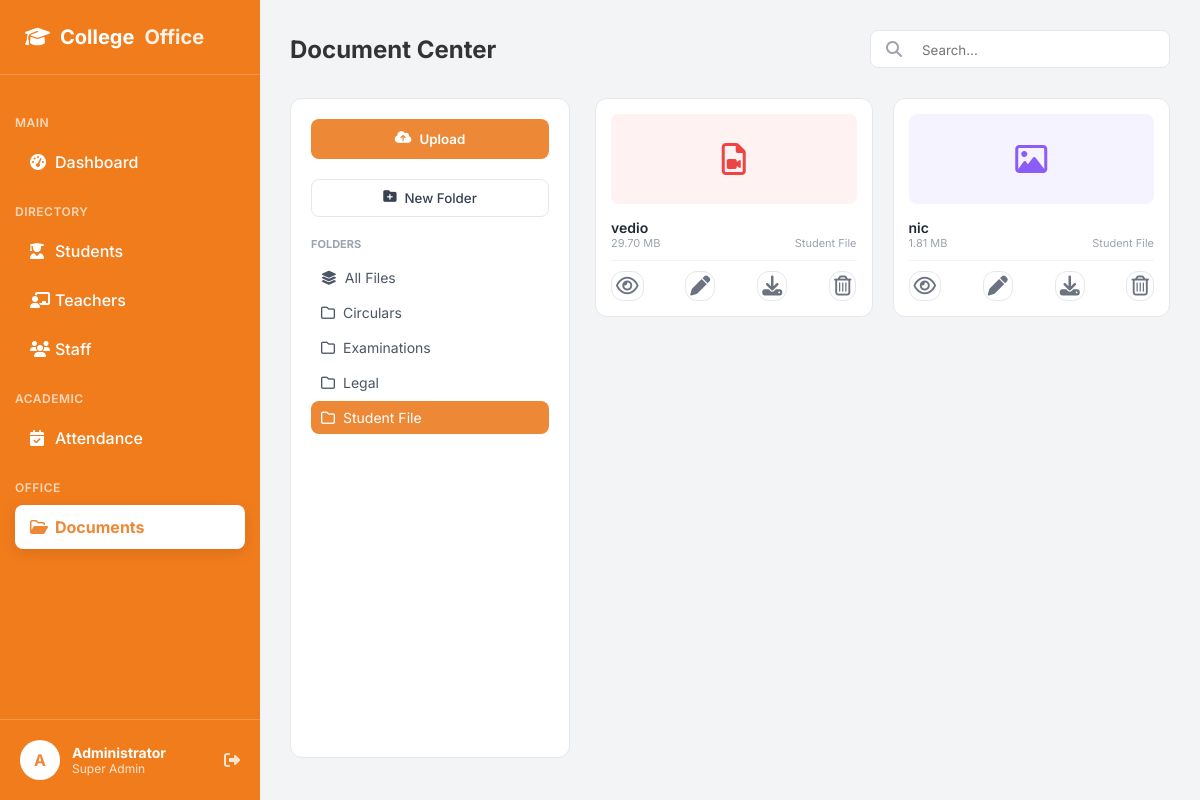
Screenshot of /documents.php?folder=Student File (signed in) with the database file from the repository.
### tables this page shows
CREATE TABLE `categories` (
  `id` int(11) NOT NULL,
  `name` varchar(100) NOT NULL,
  `is_private` tinyint(4) DEFAULT 0
);

CREATE TABLE `documents` (
  `doc_id` int(11) NOT NULL,
  `title` varchar(100) NOT NULL,
  `file_path` varchar(255) NOT NULL,
  `uploaded_by` int(11) DEFAULT NULL,
  `uploaded_at` timestamp NOT NULL DEFAULT current_timestamp(),
  `category` varchar(50) DEFAULT 'General',
  `file_type` varchar(10) DEFAULT NULL,
  `file_size` varchar(20) DEFAULT NULL,
  `is_starred` tinyint(1) DEFAULT 0,
  `student_id` int(11) DEFAULT NULL
);

### documents.php (the view, shortened to what this page needs)
<?php
include 'db_conn.php';
$current_folder = isset($_GET['folder']) ? $_GET['folder'] : 'All';
$search_query = isset($_GET['search']) ? $_GET['search'] : '';
$folder_sql = "SELECT * FROM categories";
$folder_sql .= " ORDER BY name ASC";
$result_folders = mysqli_query($conn, $folder_sql);
$sql_docs = "SELECT * FROM documents WHERE 1=1";
if ($current_folder != 'All') {
    $sql_docs .= " AND category = '$current_folder'";
}
$sql_docs .= " ORDER BY is_starred DESC, doc_id DESC";
$result_docs = mysqli_query($conn, $sql_docs);
?>
<!DOCTYPE html>
<html lang="en">
<head>
    <link rel="stylesheet" href="https://cdnjs.cloudflare.com/ajax/libs/font-awesome/6.4.0/css/all.min.css">
    <link rel="stylesheet" href="dashboard.css">
</head>
<body>
    <div class="dashboard-container">
        <?php $page = 'documents';
        include 'sidebar.php'; ?>
        <main class="main-content">
            <header class="top-header">
                <h2>Document Center</h2>
                <div class="search-bar" style="background:white; padding:8px 15px; border-radius:8px; border:1px solid #E5E7EB; display:flex; align-items:center; width:300px;">
                    <i class="fa-solid fa-magnifying-glass" style="color:#9CA3AF; margin-right:10px;"></i>
                    <form action="" method="GET" style="flex:1;">
                        <input type="text" name="search" placeholder="Search..." value="<?php echo htmlspecialchars($search_query); ?>" style="border:none; outline:none; width:100%;">
                    </form>
                </div>
            </header>
            <div class="doc-layout">
                <aside class="doc-sidebar">
                    <button class="btn-upload" onclick="openModal('uploadModal')"><i class="fa-solid fa-cloud-arrow-up"></i> Upload</button>
                    <button class="btn-new-folder" onclick="openModal('catModal')"><i class="fa-solid fa-folder-plus"></i> New Folder</button>
                    <div>
                        <p style="font-size:11px; font-weight:700; color:#9CA3AF; margin-bottom:10px; text-transform:uppercase;">Folders</p>
                        <ul class="folder-list">
                            <li class="folder-item <?php echo ($current_folder == 'All') ? 'active-item' : ''; ?>">
                                <a href="documents.php" class="folder-link"><i class="fa-solid fa-layer-group"></i> All Files</a>
                            </li>
                            <?php
                            if (mysqli_num_rows($result_folders) > 0) {
                                mysqli_data_seek($result_folders, 0);
                                while ($cat = mysqli_fetch_assoc($result_folders)) {
                                    $cName = $cat['name'];
                                    $isPriv = $cat['is_private'];
                                    $isActive = ($current_folder == $cName) ? 'active-item' : '';
                                    $lock = ($isPriv == 1) ? '<i class="fa-solid fa-lock" style="font-size:10px; opacity:0.5;"></i>' : '';
                                    echo "<li class='folder-item $isActive'>
                                            <a href='documents.php?folder=$cName' class='folder-link'>
                                                <i class='fa-regular fa-folder'></i> $cName $lock
                                            </a>";
                                    echo "</li>";
                                }
                            }
                            ?>
                        </ul>
                    </div>
                </aside>
                <div class="doc-grid">
                    <?php if (mysqli_num_rows($result_docs) > 0): ?>
                        <?php while ($doc = mysqli_fetch_assoc($result_docs)):
                            $ext = strtolower($doc['file_type']);
                            $bg = "type-doc";
                            $icon = "fa-file";
                            if ($ext == 'pdf') {
                                $bg = "type-pdf";
                                $icon = "fa-file-pdf";
                            } elseif (in_array($ext, ['jpg', 'jpeg', 'png', 'gif'])) {
                                $bg = "type-img";
                                $icon = "fa-image";
                            } elseif (in_array($ext, ['mp4', 'webm', 'ogg'])) {
                                $bg = "type-pdf";
                                $icon = "fa-file-video";
                            } elseif (in_array($ext, ['mp3', 'wav'])) {
                                $bg = "type-img";
                                $icon = "fa-file-audio";
                            } elseif ($ext == 'txt') {
                                $bg = "type-doc";
                                $icon = "fa-file-lines";
                            }
                        ?>
                            <div class="file-card">
                                <div class="file-icon-box <?php echo $bg; ?>" onclick="openPreview('<?php echo htmlspecialchars($doc['title'], ENT_QUOTES); ?>', 'uploads/<?php echo $doc['file_path']; ?>', '<?php echo $ext; ?>')">
                                    <i class="fa-regular <?php echo $icon; ?>"></i>
                                </div>
                                <div class="file-name" title="<?php echo $doc['title']; ?>"><?php echo $doc['title']; ?></div>
                                <div class="file-meta"><span><?php echo $doc['file_size']; ?></span><span><?php echo $doc['category']; ?></span></div>
                                <div class="file-actions">
                                    <span class="action-btn" onclick="openPreview('<?php echo htmlspecialchars($doc['title'], ENT_QUOTES); ?>', 'uploads/<?php echo $doc['file_path']; ?>', '<?php echo $ext; ?>')" title="View"><i class="fa-regular fa-eye"></i></span>
                                    <span class="action-btn" onclick="openEditModal('<?php echo $doc['doc_id']; ?>', '<?php echo addslashes($doc['title']); ?>', '<?php echo $doc['category']; ?>')" title="Edit"><i class="fa-solid fa-pen"></i></span>
                                    <a href="uploads/<?php echo $doc['file_path']; ?>" download class="action-btn" title="DL"><i class="fa-solid fa-download"></i></a>
                                    <a href="documents.php?delete_id=<?php echo $doc['doc_id']; ?>&path=<?php echo $doc['file_path']; ?>" class="action-btn" style="color:#EF4444;" onclick="return confirm('Delete?')" title="Del"><i class="fa-regular fa-trash-can"></i></a>
                                </div>
                            </div>
                        <?php endwhile; ?>
                    <?php else: ?>
                        <div style="grid-column:1/-1; text-align:center; padding:50px; color:#9CA3AF;">No files found.</div>
                    <?php endif; ?>
                </div>
            </div>
        </main>
    </div>
</body>
</html>

### dashboard.css (style rules this page uses)
* { margin: 0; padding: 0; box-sizing: border-box; font-family: 'Inter', sans-serif; }
body { background-color: #F3F4F6; color: #333; }
.dashboard-container { display: flex; min-height: 100vh; }
.main-content { margin-left: 260px; flex: 1; padding: 30px; }
.top-header { display: flex; justify-content: space-between; align-items: center; margin-bottom: 30px; }
.top-header h2 { font-size: 24px; font-weight: 700; }
.search-bar { background: white; padding: 10px 15px; border-radius: 8px; display: flex; align-items: center; gap: 10px; border: 1px solid #E5E7EB; width: 300px; }
.search-bar input { border: none; outline: none; width: 100%; color: #4B5563; }
.action-btn { background: white; border: 1px solid #E5E7EB; padding: 20px; border-radius: 12px; cursor: pointer; display: flex; flex-direction: column; align-items: center; gap: 10px; transition: all 0.2s; }
.action-btn i { font-size: 20px; color: #6B7280; }

### documents.php (style rules this page uses)
.doc-layout { display: grid; grid-template-columns: 280px 1fr; gap: 25px; height: calc(100vh - 140px); }
.doc-sidebar { background: white; padding: 20px; border-radius: 12px; border: 1px solid #E5E7EB; display: flex; flex-direction: column; gap: 20px; }
.btn-upload { background: #ED8936; color: white; padding: 12px; border-radius: 8px; border: none; width: 100%; font-weight: 600; cursor: pointer; display: flex; justify-content: center; gap: 8px; }
.btn-new-folder { background: white; border: 1px solid #E5E7EB; color: #374151; padding: 10px; border-radius: 8px; width: 100%; cursor: pointer; font-weight: 500; display: flex; justify-content: center; gap: 8px; }
.folder-list { list-style: none; padding: 0; overflow-y: auto; flex: 1; }
.folder-item { display: flex; align-items: center; justify-content: space-between; padding: 8px 10px; margin-bottom: 2px; border-radius: 8px; transition: 0.2s; }
.folder-item.active-item { background: #ED8936; }
.folder-item.active-item a, .folder-item.active-item i { color: white !important; }
.folder-link { text-decoration: none; color: #4B5563; font-size: 14px; flex: 1; display: flex; align-items: center; gap: 8px; }
.doc-grid { display: grid; grid-template-columns: repeat(auto-fill, minmax(200px, 1fr)); gap: 20px; overflow-y: auto; align-content: start; }
.file-card { background: white; border-radius: 12px; padding: 15px; border: 1px solid #E5E7EB; position: relative; transition: 0.2s; display: flex; flex-direction: column; }
.file-icon-box { height: 90px; background: #F9FAFB; border-radius: 8px; display: flex; align-items: center; justify-content: center; font-size: 32px; margin-bottom: 15px; cursor: pointer; }
.type-pdf { color: #EF4444; background: #FEF2F2; }
.type-img { color: #8B5CF6; background: #F5F3FF; }
.file-name { font-weight: 600; font-size: 14px; color: #1F2937; white-space: nowrap; overflow: hidden; text-overflow: ellipsis; }
.file-meta { font-size: 11px; color: #9CA3AF; margin-bottom: 10px; display: flex; justify-content: space-between; }
.file-actions { display: flex; gap: 5px; border-top: 1px solid #F3F4F6; padding-top: 10px; justify-content: space-between; }
.action-btn { color: #6B7280; font-size: 13px; cursor: pointer; padding: 4px; transition: 0.2s; text-decoration: none; }

### rows the page displays
categories: name "Circulars"
categories: name "Examinations"
categories: name "Legal"
categories: name "Student File"
documents: title "vedio", file_size "29.70 MB", category "Student File"
documents: title "nic", file_size "1.81 MB", category "Student File"
